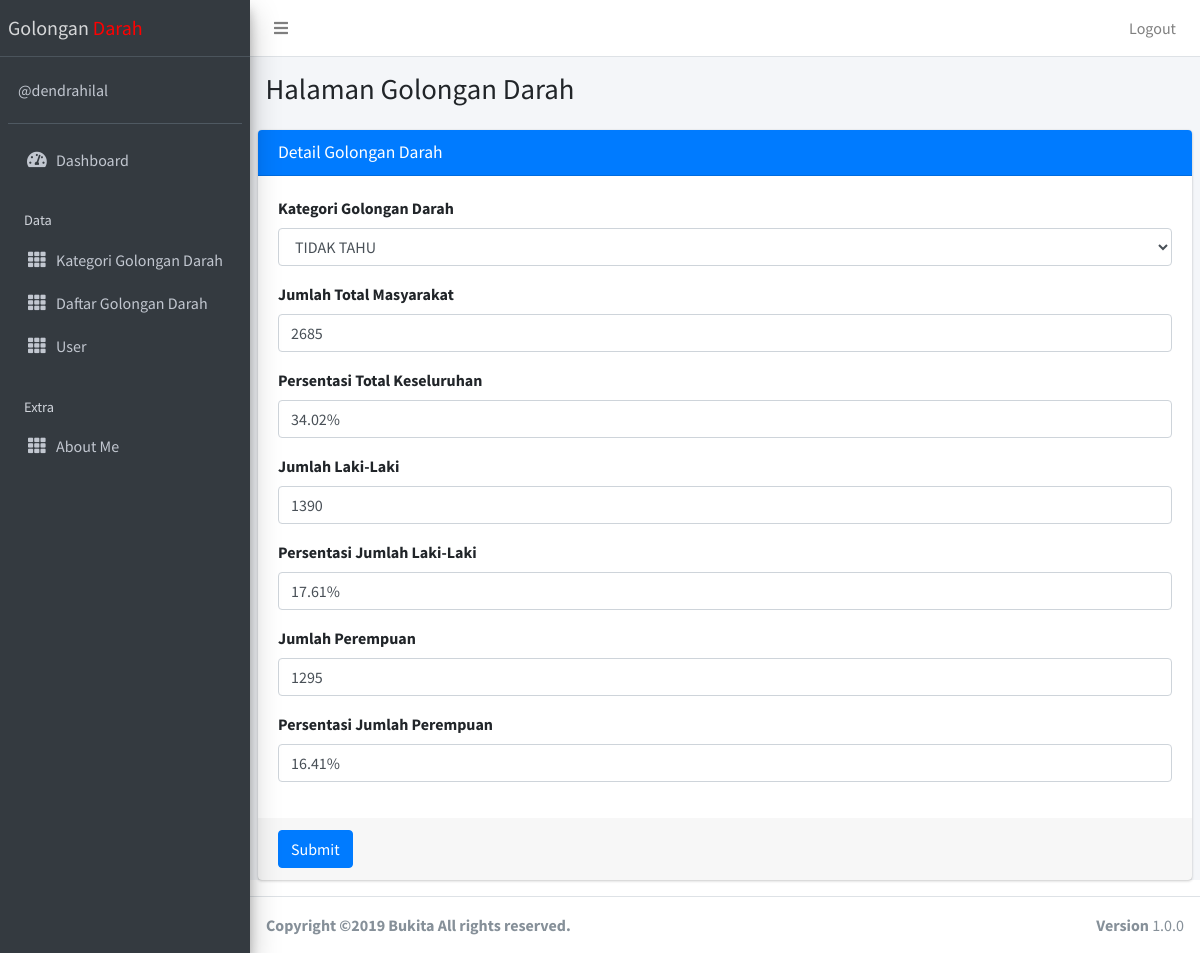
Screenshot of /public/goldar/edit/1 (signed in) with the database file from the repository.
### tables this page shows
CREATE TABLE `goldar` (
  `id` int(11) NOT NULL,
  `kategori_id` int(11) NOT NULL,
  `jumlah_total` int(10) NOT NULL,
  `persen_total` varchar(20) NOT NULL,
  `jumlah_laki` int(10) NOT NULL,
  `persen_laki` varchar(20) NOT NULL,
  `jumlah_perempuan` int(10) NOT NULL,
  `persen_perempuan` varchar(20) NOT NULL
);

CREATE TABLE `kategori` (
  `id` int(11) NOT NULL,
  `nama_kategori` varchar(20) NOT NULL
);

### app/core/Controller.php (called while the page is built, shortened)
<?php
class Controller{
	public function view($view, $data = [])
	{
		require_once '../app/views/' . $view . '.php';
	}
	public function model($model)
	{
		return new $model;
	}
}

### app/controllers/Goldar.php (called while the page is built, shortened)
<?php
class Goldar extends Controller {
	public function edit($id){
		$data['title'] = 'Detail Golongan Darah';
		$data['kategori'] = $this->model('KategoriModel')->getAllKategori();
		$data['goldar'] = $this->model('GoldarModel')->getGoldarById($id);
		$this->view('goldar/edit', $data);
	}
}

### app/core/App.php (called while the page is built, shortened)
<?php
class App{
	protected $method = 'index';
	protected $params = [];
	public function __construct(){
		$url = $this->parseURL();
		if(file_exists('../app/controllers/' . $url[0] . '.php')){
			unset($url[0]);
		}
		$this->controller = new $this->controller;
		if(isset($url[1])){
			if(method_exists($this->controller, $url[1])){
				$this->method = $url[1];
				unset($url[1]);
			}
		}
		if(!empty($url)){
			$this->params = array_values($url);
		}
		call_user_func_array([$this->controller, $this->method], $this->params);
	}
	public function parseURL(){
		if( isset($_GET['url'])){
			$url = rtrim($_GET['url'], '/');
			$url = filter_var($url, FILTER_SANITIZE_URL);
			$url = explode('/',$url);
			return $url;
		}
	}
}

### public/index.php (called while the page is built, shortened)
<?php
$app = new App;

### app/core/Database.php (called while the page is built, shortened)
<?php
class Database{
	private $host = DB_HOST;
	private $user = DB_USER;
	private $pass = DB_PASS;
	private $dbnm = DB_NAME;
	private $dbh;
	private $stmt;
	public function __construct()
	{
		$dsn = 'mysql:host='. $this->host .';dbname='. $this->dbnm;
		$option = [
			PDO::ATTR_PERSISTENT => true,
			PDO::ATTR_ERRMODE => PDO::ERRMODE_EXCEPTION
		];
		try{
			$this->dbh = new PDO($dsn,$this->user,$this->pass, $option);
		}catch(PDOException $e){
			die($e->getMessage());
		}
	}
	public function query($query)
	{
		$this->stmt = $this->dbh->prepare($query);
	}
	public function bind($param, $value, $type = null){
		if(is_null($type)){
			switch (true) {
				default:
					$type = PDO::PARAM_STR;
			}
		}
		$this->stmt->bindValue($param, $value, $type);
	}
	public function execute()
	{
		$this->stmt->execute();
	}
	public function resultSet()
	{
		$this->execute();
		return $this->stmt->fetchAll(PDO::FETCH_ASSOC);
	}
	public function single()
	{
		$this->execute();
		return $this->stmt->fetch(PDO::FETCH_ASSOC);
	}
}

### app/models/KategoriModel.php (called while the page is built, shortened)
<?php
class KategoriModel {
	private $table = 'kategori';
	private $db;
	public function __construct()
	{
		$this->db = new Database;
	}
	public function getAllKategori()
	{
		$this->db->query('SELECT * FROM ' . $this->table);
		return $this->db->resultSet();
	}
}

### app/models/GoldarModel.php (called while the page is built, shortened)
<?php
class GoldarModel {
	private $table = 'goldar';
	private $db;
	public function __construct()
	{
		$this->db = new Database;
	}
	public function getGoldarById($id)
	{
		$this->db->query('SELECT * FROM ' . $this->table . ' WHERE id=:id');
		$this->db->bind('id',$id);
		return $this->db->single();
	}
}

### app/views/goldar/edit.php (the view, shortened to what this page needs)
  <div class="content-wrapper">
    <section class="content-header">
      <div class="container-fluid">
        <div class="row mb-2">
          <div class="col-sm-6">
            <h1>Halaman Golongan Darah</h1>
          </div>
        </div>
      </div>
    </section>
    <section class="content">
<div class="card card-primary">
              <div class="card-header">
                <h3 class="card-title"><?= $data['title']; ?></h3>
              </div>
              <form role="form" action="<?= base_url; ?>/goldar/updateGoldar" method="POST" enctype="multipart/form-data">
                <div class="card-body">
                  <div class="form-group">
                    <label>Kategori Golongan Darah</label>
                    <select class="form-control" name="kategori_id">
                         <?php foreach ($data['kategori'] as $row) :?>
                        <option value="<?= $row['id']; ?>" <?php if($data['goldar']['kategori_id'] == $row['id']) { echo "selected"; } ?>><?= $row['nama_kategori']; ?></option>
                      <?php endforeach; ?>
                    </select>
                  </div>
                  <div class="form-group">
                    <label>Jumlah Total Masyarakat</label>
                    <input type="text" class="form-control" placeholder="Masukkan jumlah total masyarakat..." name="jumlah_total" value="<?= $data['goldar']['jumlah_total'];?>">
                  </div>
                  <div class="form-group">
                    <label>Persentasi Total Keseluruhan</label>
                    <input type="text" class="form-control" placeholder="Masukkan presentasi jumlah masyarakat..." name="persen_total" value="<?= $data['goldar']['persen_total'];?>">
                  </div>
                  <div class="form-group">
                    <label>Jumlah Laki-Laki</label>
                    <input type="text" class="form-control" placeholder="Masukkan jumlah laki-laki..." name="jumlah_laki" value="<?= $data['goldar']['jumlah_laki'];?>">
                  </div>
                  <div class="form-group">
                    <label>Persentasi Jumlah Laki-Laki</label>
                    <input type="text" class="form-control" placeholder="Masukkan presentasi jumlah laki-laki..." name="persen_laki" value="<?= $data['goldar']['persen_laki'];?>">
                  </div>
                  <div class="form-group">
                    <label>Jumlah Perempuan</label>
                    <input type="text" class="form-control" placeholder="Masukkan jumlah perempuan..." name="jumlah_perempuan" value="<?= $data['goldar']['jumlah_perempuan'];?>">
                  </div>
                  <div class="form-group">
                    <label>Persentasi Jumlah Perempuan</label>
                    <input type="text" class="form-control" placeholder="Masukkan presentasi jumlah perempuan..." name="persen_perempuan" value="<?= $data['goldar']['persen_perempuan'];?>">
                  </div>
                </div>
                <div class="card-footer">
                  <button type="submit" class="btn btn-primary">Submit</button>
                </div>
              </form>
            </div>
    </section>
  </div>

### rows the page displays
goldar: kategori_id "TIDAK TAHU", jumlah_total "2685", persen_total "34.02%", jumlah_laki "1390", persen_laki "17.61%", jumlah_perempuan "1295", persen_perempuan "16.41%"

### other values shown
$data['title'] "Detail Golongan Darah"
